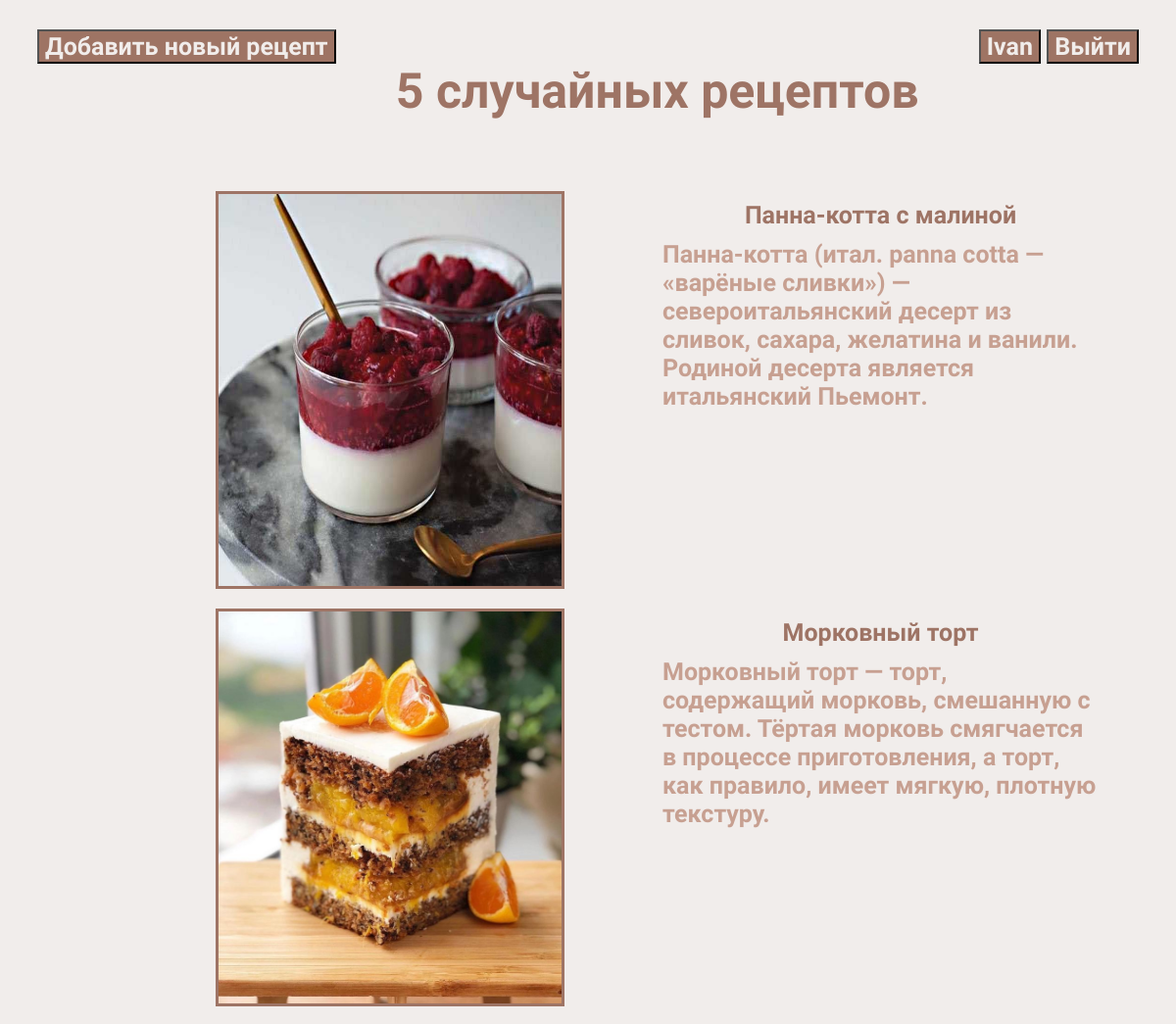
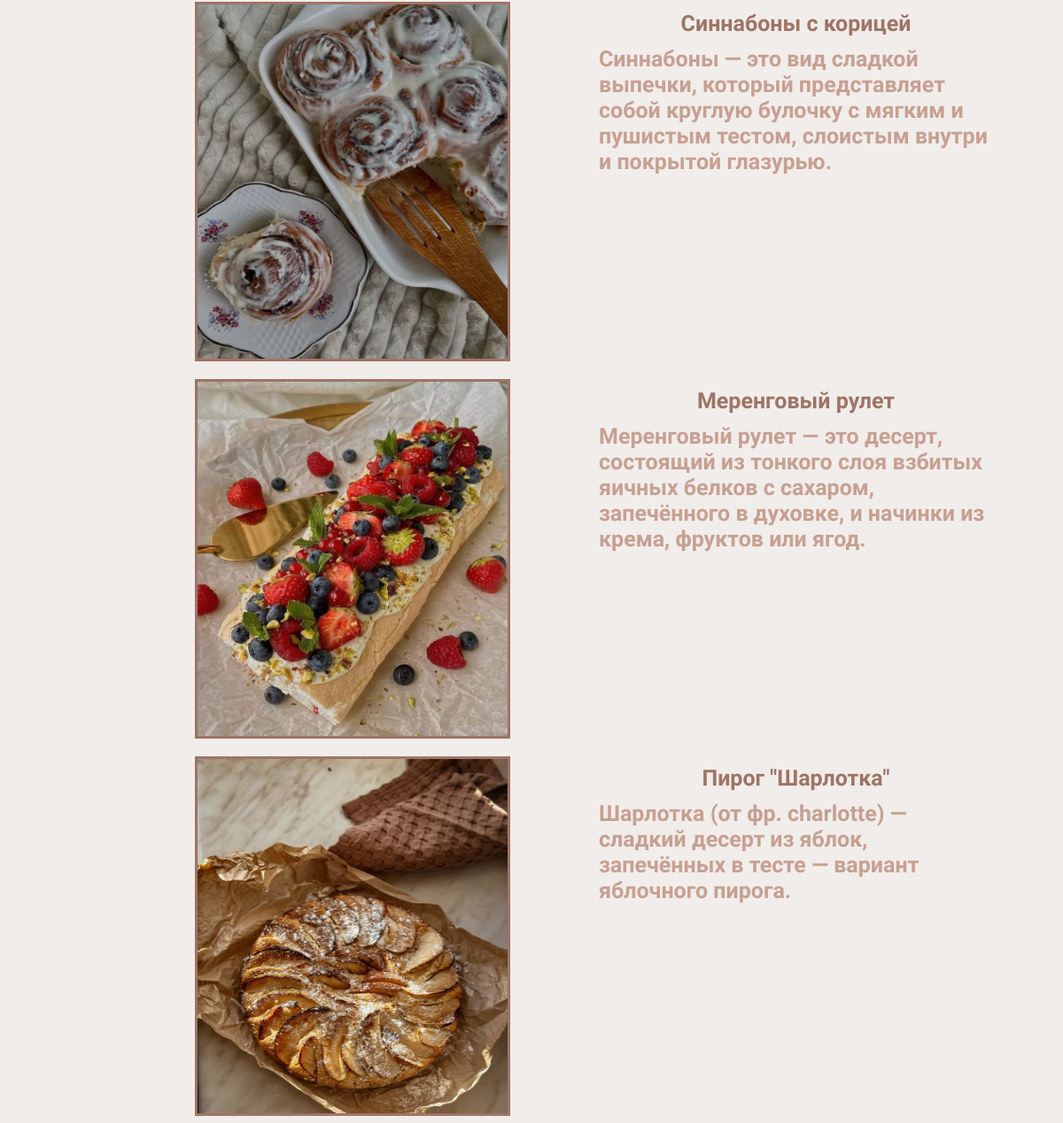
The app's page / (signed in) with its own data (2 pictures, top to bottom).
### main/models.py (models this page shows, shortened)
class Receipt(models.Model):
    name = models.CharField(max_length=30, verbose_name="Название")
    description = models.TextField(blank=True, verbose_name="Описание")
    cooking_steps = models.TextField(verbose_name="Шаги приготовления")
    cooking_time = models.TimeField(null=True, verbose_name="Время приготовления")
    image = models.ImageField(upload_to='static/image_from_client',
                              null=True,
                              blank=True,
                              verbose_name="Изображение")
    author = models.CharField(max_length=50, null=False, verbose_name="Автор")
    user_created = models.ForeignKey(User, on_delete=models.CASCADE, blank=True)

### main/views.py (the view)
# urls.py: path('', HomePageView.as_view(), name='home_page'),
class HomePageView(ListView):
    template_name = "main/main.html"
    queryset = Receipt.objects.order_by("?")[:5]
    context_object_name = "receipts"

### main/templates/main/main.html (shortened to what this page needs)
{% extends 'main/index.html' %}
{% load static %}
{% block body %}
    <div class="menu">
        <div class="new_receipt">
            <button class="button"><a href="{% url "main:create_receipt" %}">Добавить новый рецепт</a></button>
        </div>
        <div><h1 class="random-receipt header">5 случайных рецептов</h1></div>
        <div>{% include "main/user-info.html" %}</div>
    </div>
    {% for item in receipts %}
        <ul class="border_block">
            <div class="brief_info">
                <div class="brief_name_description">
                    <p class="bold_name"><a href="{% url "main:receipt_details" pk=item.pk %}">
                        {{ item.name }}</a></p>
                    <p class="description">{{ item.description }}</p>
                </div>
                <div>
                    {% if item.image %}
                        <img src="{{ item.image.url }}" alt="{{ item.name }}" class="brief_image">
                        {% else %}
                        <p class="not_found">Изображение отсутствует</p>
                    {% endif %}
                </div>
            </div>
        </ul>
    {% endfor %}
{% endblock %}

### main/templates/main/user-info.html
<div>
    {% if user.is_authenticated %}
        <button class="button"><a href="{% url "main:profile" %}">{{ user }}</a></button>
        <button class="button"><a href="{% url "authentication:logout" %}">Выйти</a></button>
            {% else %}
                <button class="button"><a href="{% url "authentication:login" %}">Авторизоваться</a></button>
        {% endif %}
</div>

### main/static/css/style.css (style rules this page uses)
* { font-family: "Amatic SC", serif; font-weight: 700; font-style: normal; font-size: 25px; }
body { color: #bd8c7a; background: #f1edeb; }
div > .random-receipt { font-size: 50px; }
img { height: 450px; width: 600px; }
p { margin: 5px 5px 5px 0px; }
a, a:visited, a:hover, a:active { text-decoration: none; color: #9e7465; }
.button > a { color: #f1edeb; }
.button { background: #9e7464; }
.border_block { height: 100%; display: flex; flex-direction: column; max-width: 800px; margin: 20px auto auto; }
.brief_info { display: flex; align-items: center; justify-content: space-between; flex-direction: row-reverse; align-self: flex-start; }
.brief_image { height: 400px; width: 350px; float: left; margin-right: 50px; border: #9e7465 solid 3px; }
.brief_name_description { display: flex; align-self: flex-start; align-items: center; flex-direction: column; width: 450px; float: right; margin-left: 50px; }
.bold_name { font-weight: bold; font-size: larger; text-align: center; }
.description { color: #bd8c7acc; font-variant-position: normal; }
.menu { display: flex; justify-content: space-between; text-align-all: center; margin: 30px; margin-bottom: 40px; }
.header { color: #9e7465; }

### records on screen
Receipt: name "Панна-котта с малиной", description "Панна-котта (итал. panna cotta — «варёные сливки») — североитальянский десерт из сливок, сахара, желатина и ванили. Родиной десерта является итальянский Пьемонт.", image (picture)
Receipt: name "Морковный торт", description "Морковный торт — торт, содержащий морковь, смешанную с тестом. Тёртая морковь смягчается в процессе приготовления, а торт, как правило, имеет мягкую, плотную текстуру.", image (picture)
Receipt: name "Синнабоны с корицей", description "Синнабоны — это вид сладкой выпечки, который представляет собой круглую булочку с мягким и пушистым тестом, слоистым внутри и покрытой глазурью.", image (picture)
Receipt: name "Меренговый рулет", description "Меренговый рулет — это десерт, состоящий из тонкого слоя взбитых яичных белков с сахаром, запечённого в духовке, и начинки из крема, фруктов или ягод.", image (picture)
Receipt: name "Пирог \"Шарлотка\"", description "Шарлотка (от фр. charlotte) — сладкий десерт из яблок, запечённых в тесте — вариант яблочного пирога.", image (picture)

### other values on screen
{{ user }} "Ivan"
